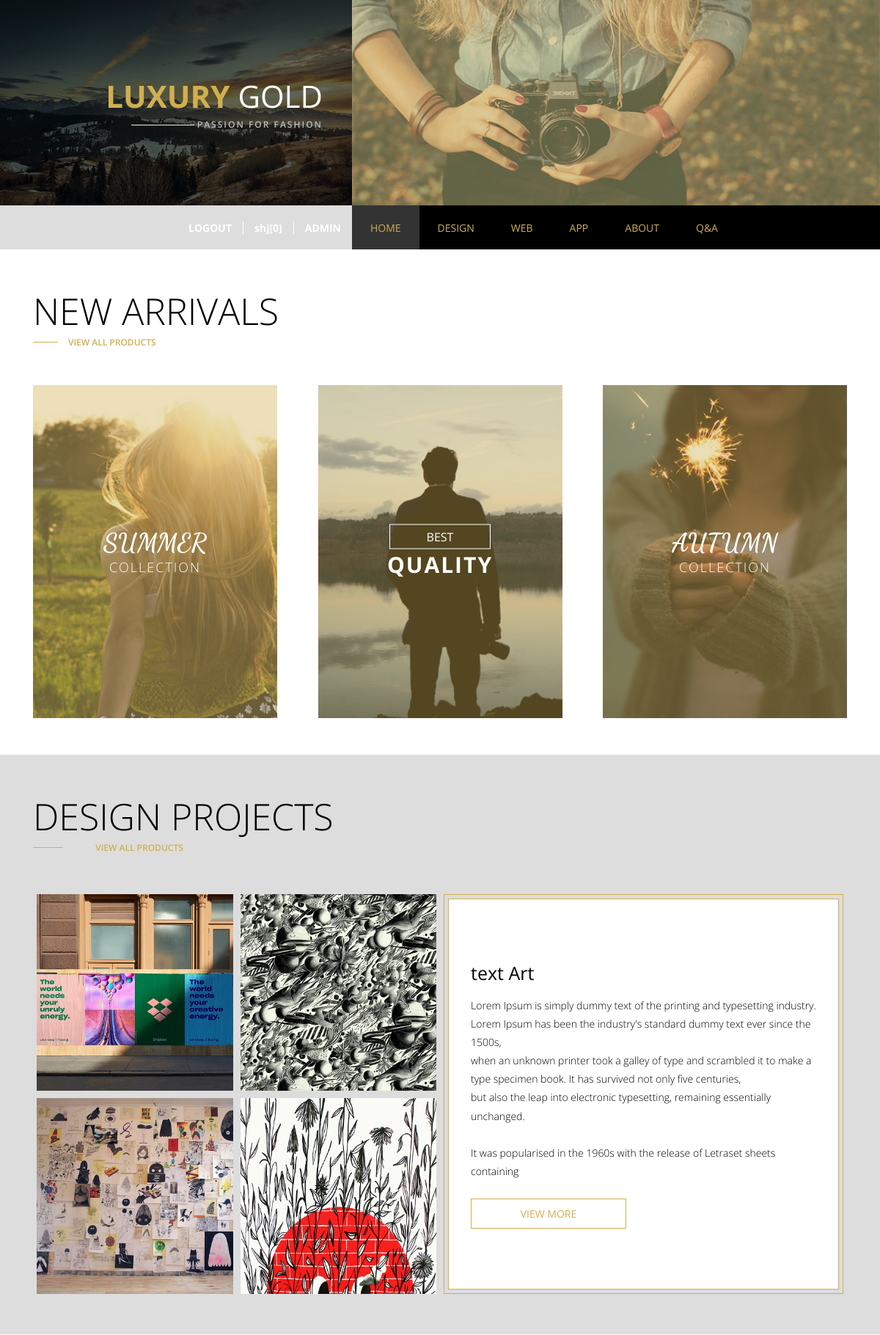
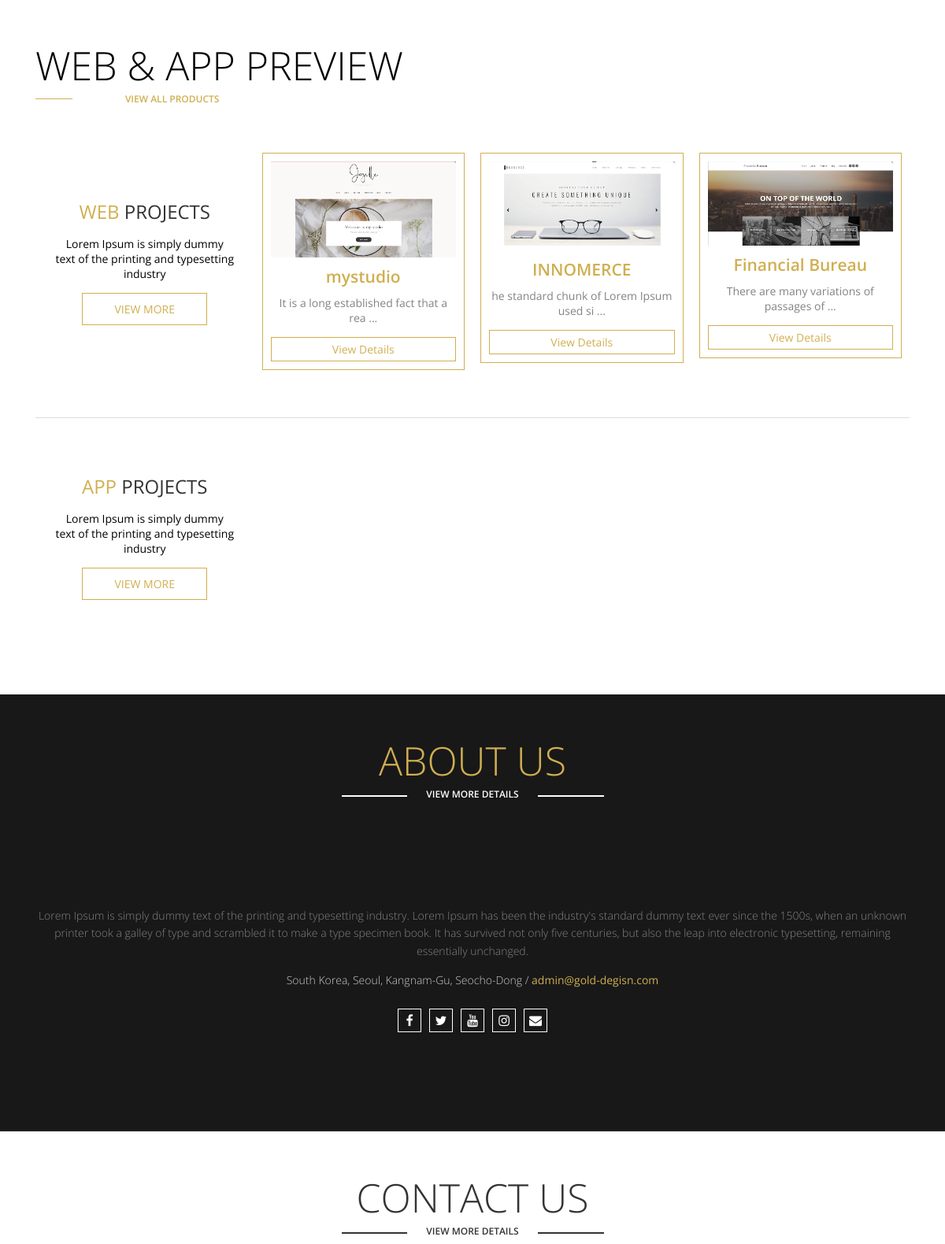
The app's page /index.php (signed in, upper part) with its own data (2 pictures, top to bottom).
### tables this page shows
CREATE TABLE `gold_de` (
  `GOLD_DE_num` int(11) NOT NULL COMMENT '고유번호',
  `GOLD_DE_tit` varchar(20) NOT NULL COMMENT '제목',
  `GOLD_DE_ser` varchar(20) NOT NULL COMMENT '일련번호',
  `GOLD_DE_des` text NOT NULL COMMENT '설명',
  `GOLD_DE_img1` varchar(30) NOT NULL COMMENT '사진1',
  `GOLD_DE_img2` varchar(30) NOT NULL COMMENT '사진2',
  `GOLD_DE_thumb` varchar(30) NOT NULL COMMENT '썸네일이미지',
  `GOLD_DE_cli` varchar(50) DEFAULT NULL COMMENT '납품처',
  `GOLD_DE_reg` varchar(15) NOT NULL COMMENT '등록일'
);

CREATE TABLE `gold_web` (
  `GOLD_WEB_num` int(11) NOT NULL COMMENT '고유번호',
  `GOLD_WEB_tit` varchar(20) NOT NULL COMMENT '제목',
  `GOLD_WEB_ser` varchar(20) NOT NULL COMMENT '시리얼넘버',
  `GOLD_WEB_des` text NOT NULL COMMENT '설명',
  `GOLD_WEB_img` varchar(30) NOT NULL COMMENT '사진',
  `GOLD_WEB_mimg` varchar(50) NOT NULL COMMENT '모바일사진',
  `GOLD_WEB_thumb` varchar(30) NOT NULL COMMENT '썸네일 사진',
  `GOLD_WEB_cli` varchar(30) NOT NULL COMMENT '납품처',
  `GOLD_WEB_reg` varchar(15) DEFAULT NULL COMMENT '등록일',
  `GOLD_WEB_dom` varchar(50) DEFAULT NULL COMMENT '도메인주소'
);

### index.php (the view, shortened to what this page needs)
<!DOCTYPE html>
<html lang="en">
  <head>
    <link
      rel="stylesheet"
      href="https://cdnjs.cloudflare.com/ajax/libs/font-awesome/4.7.0/css/font-awesome.min.css"
    />
    <link rel="stylesheet" href="css/style.css" />
    <link rel="stylesheet" href="css/animation.css" />
    <link rel="stylesheet" href="css/media.css" />
  </head>
  <body>
    <div class="wrap">
      <?php include $_SERVER["DOCUMENT_ROOT"]."/Goldd/include/header.php" ?>
      <section class="contents arrivals">
        <div class="center clear">
          <div class="title">
            <h2>NEW ARRIVALS</h2>
            <div class="linkBox">
              <span class="line"></span>
              <a href="#">view all products</a>
            </div>
          </div>
          <?php
            include  $_SERVER['DOCUMENT_ROOT']."/Goldd/php_process/connect/db_connect.php";
          ?>
          <div class="arrivalBox">
            <div class="arrivalCon">
              <img src="img/new-arrival-1.jpg" alt="" />
              <span class="overlay"></span>
              <div class="arrivalTxt">
                <h2>SUMMER</h2>
                <em>COLLECTION</em>
              </div>
            </div>
            <div class="arrivalCon">
              <img src="img/new-arrival-2.jpg" alt="" />
              <span class="overlay"></span>
              <div class="best">
                <a href="#">BEST</a>
                <p>QUALITY</p>
              </div>
            </div>
            <div class="arrivalCon">
              <img src="img/new-arrival-3.jpg" alt="" />
              <span class="overlay"></span>
              <div class="arrivalTxt">
                <h2>AUTUMN</h2>
                <em>COLLECTION</em>
              </div>
            </div>
          </div>
        </div>
      </section>
      <section class="contents product">
        <div class="center clear">
          <div class="title">
            <h2>DESIGN PROJECTS</h2>
            <div class="linkBox">
              <span class="line"></span>
              <a href="#">view all products</a>
            </div>
          </div>
          <div class="productBox clear">
            <div class="boxLeft">
              <?php
                $sql="select *from gold_de order by GOLD_DE_num desc limit 4";
                $result_design=mysqli_query($dbConn, $sql);
                while($row_result=mysqli_fetch_array($result_design)){
                  $design_thumb=$row_result['GOLD_DE_thumb'];
              ?>
              <div class="productImg">
                <img src="/Goldd/data/design_page/thumb/<?=$design_thumb?>" alt="" />
              </div>
              <?php
                }
              ?>
            </div>
            <div class="boxRight">
              <?php
                $sql="select *from gold_de order by GOLD_DE_num desc limit 4";
                $result_design=mysqli_query($dbConn, $sql);
                while($row_result=mysqli_fetch_array($result_design)){
                  $design_num=$row_result['GOLD_DE_num'];
                  $design_tit=$row_result['GOLD_DE_tit'];
                  $design_des=$row_result['GOLD_DE_des'];
              ?>
              <div class="productTxt">
                <div>
                  <h2><?=$design_tit?></h2>
                  <p><?=$design_des?></p>
                  <a href="/Goldd/pages/design/design_detail.php?num=<?=$design_num?>">view more</a>
                </div>
              </div>
                <?php
                  }
                ?>
            </div>
          </div>
        </div>
      </section>
      <section class="contents ours">
        <div class="center clear">
          <div class="title">
            <h2>WEB & APP PREVIEW</h2>
            <div class="linkBox">
              <span class="line"></span>
              <a href="#">view all products</a>
            </div>
          </div>
          <div class="fashionBox men">
            <div class="fashionTxt ">
              <h2><em>WEB</em> PROJECTS</h2>
              <p>
                Lorem Ipsum is simply dummy
                <br />
                text of the printing and typesetting industry
              </p>
              <a href="/Goldd/pages/web/web.php">VIEW MORE</a>
            </div>
            <?php
              include $_SERVER['DOCUMENT_ROOT'].'/Goldd/php_process/connect/db_connect.php';
              $sql="select * from gold_web order by GOLD_WEB_num desc limit 3";
              $web_result = mysqli_query($dbConn, $sql);
              while($web_row=mysqli_fetch_array($web_result)){
                $web_num = $web_row['GOLD_WEB_num'];
                $web_thumb = $web_row['GOLD_WEB_thumb'];
                $web_tit = $web_row['GOLD_WEB_tit'];
                $web_des = $web_row['GOLD_WEB_des'];
            ?>
            <div class="fashionImg">
              <div>
                <img src="/Goldd/data/web_page/thumb/<?=$web_thumb?>" alt="" />
                <h2><?=$web_tit?></h2>
                <em class="cutTxt"><?=$web_des?></em>
                <a href="/Goldd/pages/web/web_detail.php?num=<?=$web_num?>">View Details</a>
              </div>
            </div>
            <?php
              }
            ?>
          </div>
          <div class="fashionBox women">
            <div class="fashionTxt">
              <h2><em>APP</em> PROJECTS</h2>
              <p>
                Lorem Ipsum is simply dummy
                <br />
                text of the printing and typesetting industry
              </p>
              <a href="/Goldd/pages/app/app.php">VIEW MORE</a>
            </div>
          </div>
        </div>
      </section>
      <?php include $_SERVER["DOCUMENT_ROOT"]. "/Goldd/include/about.php" ?>
      <section class="contents contact hasTitle" >
        <div class="center">
          <div class="title">
            <h2>CONTACT US</h2>
            <div class="subTit">
              <a href="#" class="subLink">View More Details</a>
            </div>
          </div>
        </div>
      </section>
    </div>
  </body>
</html>

### css/media.css (style rules this page uses)
@media screen and (max-width:1200px) { .center { padding: 0 15px; } }
@media screen and (max-width:1200px) { .product .boxRight .productTxt>div>h2 { font-size: 25px; } }
@media screen and (max-width:1200px) { .product .boxRight .productTxt>div>p { font-size: 14px; } }
@media screen and (max-width:1200px) { .product .boxRight .productTxt>div>a { width: 45%; } }
@media screen and (max-width:1200px) { .about .subTit a.subLink, .contact .subTit a.subLink { width: 15%; } }

### records on screen
gold_de: GOLD_DE_thumb (picture), GOLD_DE_tit "text Art", GOLD_DE_des "Lorem Ipsum is simply dummy text of the printing and typesetting industry. Lorem Ipsum has been the industry's standard dummy text ever since the 1500s, when an unknown printer took a galley of type and scrambled it to make a type specimen book. It has survived not only five centuries, but also the leap into electronic typesetting, remaining essentially unchanged. It was popularised in the 1960s with the release of Letraset sheets containing"
gold_de: GOLD_DE_thumb (picture)
gold_de: GOLD_DE_thumb (picture)
gold_de: GOLD_DE_thumb (picture)
gold_web: GOLD_WEB_thumb (picture), GOLD_WEB_tit "mystudio"
gold_web: GOLD_WEB_thumb (picture), GOLD_WEB_tit "INNOMERCE"
gold_web: GOLD_WEB_thumb (picture), GOLD_WEB_tit "Financial Bureau"

### other values on screen
$userid "shj"
$userpoint "0"
